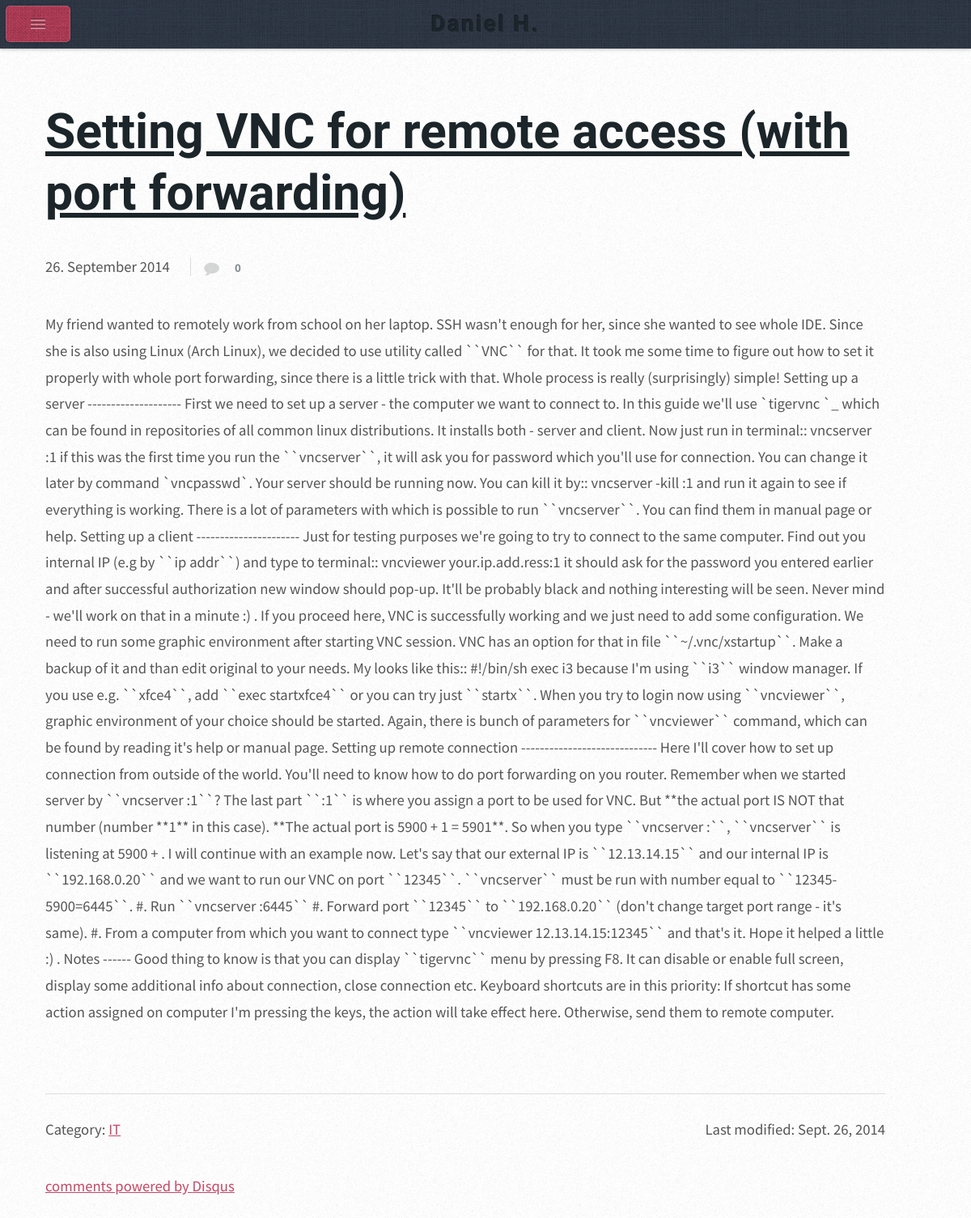
The page /blog/view/setting-vnc-remote-access-port-forwarding on the database its author committed.
### blog/models.py (models this page shows, shortened)
class Blog(models.Model):
    title = models.CharField(max_length=100, unique=True)
    slug = models.SlugField(max_length=100, unique=True)
    posted = models.DateField(db_index=True, auto_now_add=True)
    last_mod = models.DateField(auto_now=True)
    category = models.ForeignKey('blog.Category')
    body_marked = MarkupField(markup_type="ReST")
    publish = models.BooleanField(default=False, verbose_name="Should I publish it?")
    files = models.FileField(upload_to=get_name_file, blank=True)
    title_pic = ThumbnailerImageField(
        upload_to=get_name_file,
        default="/media/pictures/blog/template.jpg",
        verbose_name="Titulní foto")

class Category(models.Model):
    title = models.CharField(max_length=100, db_index=True)
    slug = models.SlugField(max_length=100, db_index=True)
    categ_pic = ThumbnailerImageField(
        upload_to=get_name_file,
        default="/media/pictures/blog/template.jpg",
        verbose_name="Foto kategorie")

### blog/views.py (the view)
def view_post(request, slug):
    context = { 'post': get_object_or_404(Blog, slug=slug),
                'cur_url': request.get_full_path(),
                }
    return render(request, 'view_post.html', context)

### blog/templatetags/categ_tags.py (called while the page is built)
@register.simple_tag
def get_pub(str_category):
    catId = Category.objects.filter(title=str_category)[0].id
    all_pub_per_categ = Blog.objects.filter(publish=True, category=catId).order_by("-posted")
    return(all_pub_per_categ)

### context_processors.py (called while the page is built)
def extra_context(request):
    extras = {}
    try:
        extras["ALL_CATEGS"] = Category.objects.all()
        extras["L_POSTS"] = Blog.objects.filter(publish=True).order_by("-posted")[:7]
        extras["L_PROJECTS"] = Project.objects.all().order_by("-start")[:7]
    except:
        extras["ER"] = 1
    return(extras)

### blog/templates/view_post.html (shortened to what this page needs)
{% extends 'base.html' %}
{% block content %}
<article class="is-post is-post-excerpt">
    <header>
        <h1 class="outer"><a href="{{ cur_url }}">{{ post.title }}</a></h1>
        </header>
    <div class="info">
        <span class="date"><span class="day">{{ post.posted|date:"j" }}. </span><span class="month">{{ post.posted |date:"F"|slice:":3" }}<span>{{ post.posted|date:"F"|slice:"3:" }}</span></span> <span class="year">{{ post.posted|date:"Y" }}</span></span>
        <ul class="stats">
            <li><a href="#" class="fa fa-comment"><a href="{{ cur_url }}#disqus_thread">0</a></a></li>
        </ul>
    </div>
    <p>
    {{ post.body_marked|safe }}
    </p>
    <br />
        <hr>
    <table>
    <tr>
        <th><p align="left">Category: <a href="{% url 'blog:view_blog_category' post.category.slug %}">{{ post.category.title }}</a></p></th>
        <th><p align="right">Last <a class="nostyling" href="{% url 'admin:blog_blog_change' post.id %}">modified</a>: {{ post.last_mod }}</p></th>
    </tr>
    </table>
    <a href="http://disqus.com" class="dsq-brlink">comments powered by <span class="logo-disqus">Disqus</span></a>
    </div>
{% endblock %}

### sfiles/css/style.css (style rules this page uses)
* { -moz-box-sizing: border-box; -webkit-box-sizing: border-box; -o-box-sizing: border-box; -ms-box-sizing: border-box; box-sizing: border-box; }
body, input, textarea { font-family: 'Source Sans Pro', sans-serif; font-weight: 400; color: #565656; }
body { background-color: #e8e8e8; background-image: url('images/bg2.png'); }
a { color: #c94663; }
a.nostyling { color: inherit; text-decoration: none; }
h1,h2,h3,h4,h5,h6 { font-family: 'Open Sans Condensed', sans-serif; font-weight: 700; color: #1b252a; }
h1 a, h2 a, h4 a, h5 a, h6 a { //text-decoration: none; color: inherit; }
header { margin: 0 0 2em 0; }
hr { border: 0; border-top: solid 1px #ddd; padding: 1.5em 0 0 0; margin: 1.75em 0 0 0; }
table { width: 100%; }
p, ul, ol, table { margin-bottom: 1em; }
section, article { margin-bottom: 3em; }
section > :last-child, article > :last-child { margin-bottom: 0; }
section:last-child, article:last-child { margin-bottom: 0; }
.fa { text-decoration: none; }
.fa:before { display:inline-block; font-family: FontAwesome; font-size: 1.25em; text-decoration: none; font-style: normal; font-weight: normal; line-height: 1; -webkit-font-smoothing:antialiased; -moz-osx-font-smoothing:grayscale; }
.fa-comment:before { content:"\f075" }
.is-post { position: relative; }
.is-post .info .stats { margin-top: 0; }
.is-post .info .stats a { font-size: 0.8em; text-decoration: none; color: #1b252a; font-weight: 700; }

### sfiles/css/style-desktop.css (style rules this page uses)
body { line-height: 1.75em; height: 100%; }
h1 { font-size: 1.2em; }
.is-post .info .stats li a { border-radius: 0.4em; opacity: 0.5; -moz-transition: opacity .25s ease-in-out, background-color .25s ease-in-out; -webkit-transition: opacity .25s ease-in-out, background-color .25s ease-in-out; -o-transition: opacity .25s ease-in-out, background-color .25s ease-in-out; -ms-transition: opacity .25s ease-in-out, background-color .25s ease-in-out; transition: opacity .25s ease-in-out, background-color .25s ease-in-out; }

### sfiles/css/style-narrow.css (style rules this page uses)
body { min-width: 1000px; }
body { font-size: 11pt; }
.is-post h1.outer { font-size: 3.25em; line-height: 1.25em; }
.is-post header { padding: 1.5em 0 0 0; margin: 0 0 3em 0; }
.is-post .info { width: 100%; padding: 1em 0 0 0; position: relative; top: -2em; }
.is-post .info .date { display: inline; }
.is-post .info .stats { display: inline; border-left: solid 1px #ddd; margin-left: 1.15em; padding-left: 0.25em; }
.is-post .info .stats li { display: inline-block; margin-left: 0.25em; }
.is-post .info .stats li a { display: inline-block; padding-right: 0.5em; }
.is-post .info .stats li a:before { position: relative; width: 1.75em; text-align: center; margin-right: 0.25em; opacity: 0.35; top: 0.1em; }

### sfiles/css/style-narrower.css (style rules this page uses)
body { min-width: 641px; font-size: 14pt; }

### rows shown on the page
Blog: title "Setting VNC for remote access (with port forwarding)", posted "26", posted "Sep", posted "tember", posted "2014", body_marked "My friend wanted to remotely work from school on her laptop. SSH wasn't enough for her, since she wanted to see whole IDE. Since she is also using Linux (Arch Linux), we decided to use utility called ``VNC`` for that. It took me some time to figure out how to set it properly with whole port forwarding, since there is a little trick with that. Whole process is really (surprisingly) simple! Setting up a server -------------------- First we need to set up a server - the computer we want to connect to. In this guide we'll use `tigervnc `_ which can be found in repositories of all common linux distributions. It installs both - server and client. Now just run in terminal:: vncserver :1 if this…", category "IT", last_mod "Sept. 26, 2014"
